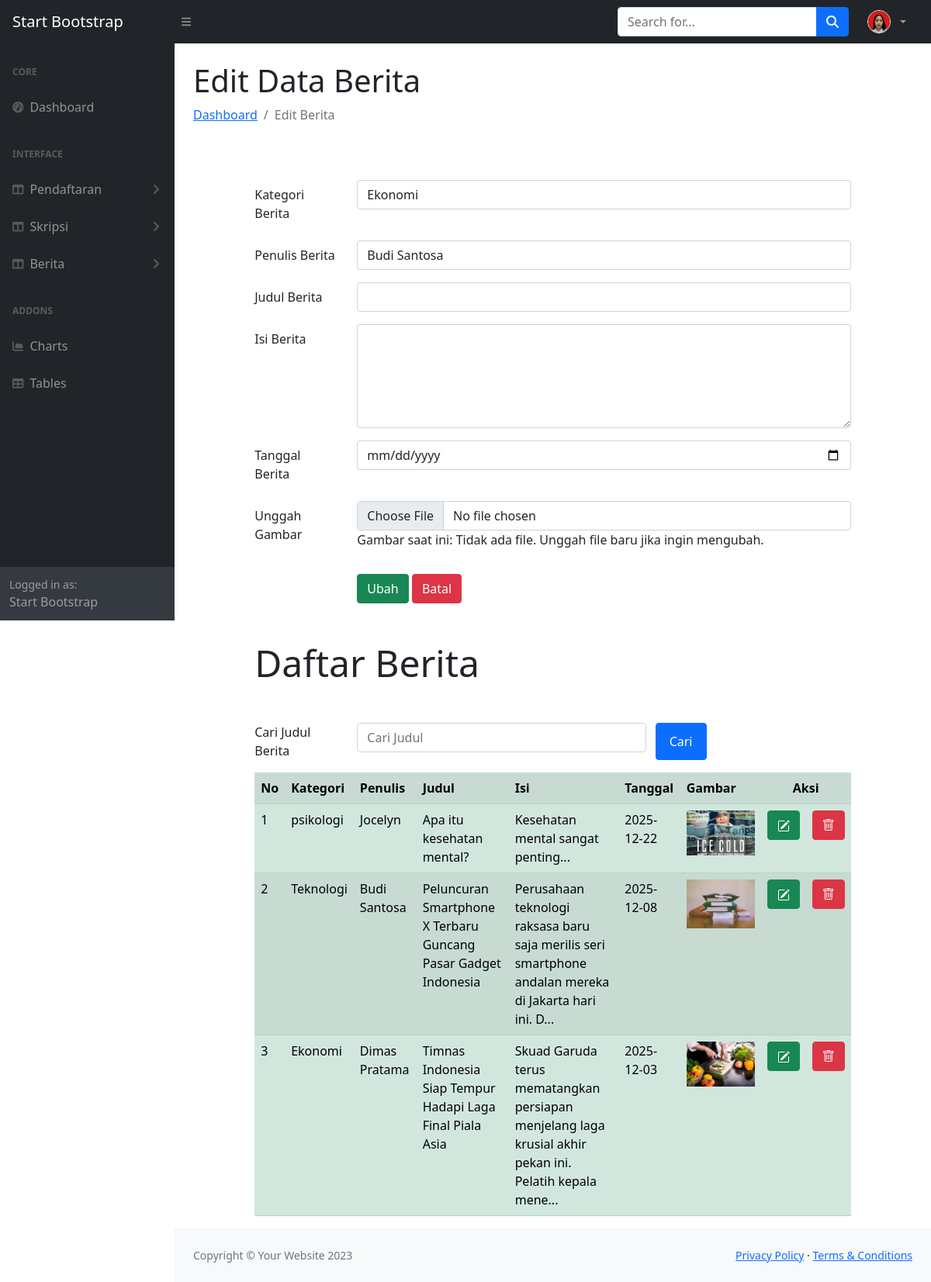
Screenshot of /admin/editberita.php (signed in) with the database file from the repository.
### tables this page shows
CREATE TABLE `berita` (
  `berita_ID` int(11) NOT NULL,
  `admin_ID` char(2) NOT NULL,
  `kategori_ID` char(4) NOT NULL,
  `penulis_ID` char(4) NOT NULL,
  `berita_JUDUL` varchar(255) NOT NULL,
  `berita_ISI` text NOT NULL,
  `berita_GAMBAR` text NOT NULL,
  `berita_TANGGAL` date NOT NULL
);

CREATE TABLE `kategori` (
  `kategori_ID` char(4) NOT NULL,
  `kategori_NAMA` char(30) NOT NULL,
  `kategori_KET` varchar(120) NOT NULL
);

CREATE TABLE `penulis` (
  `penulis_ID` char(4) NOT NULL,
  `penulis_NAMA` text NOT NULL,
  `penulis_EMAIL` text NOT NULL,
  `penulis_FOTO` text NOT NULL,
  `penulis_BIO` text NOT NULL
);

### admin/editberita.php (the view, shortened to what this page needs)
<!DOCTYPE html>
<html lang="en">
<head>
  <?php
  include "bagiankode/head.php";
  ?>
  <link rel="stylesheet" type="text/css" href="css/bootstrap.min.css">
  <link rel="stylesheet" href="https://cdnjs.cloudflare.com/ajax/libs/select2/4.0.9/css/select2.min.css">
  <link rel="stylesheet" type="text/css"
    href="https://cdnjs.cloudflare.com/ajax/libs/bootstrap-icons/1.13.1/font/bootstrap-icons.min.css">
</head>
<body class="sb-nav-fixed">
  <?php
  include "bagiankode/menunav.php";
  ?>
  <div id="layoutSidenav">
    <?php
    include "bagiankode/menu.php";
    ?>
    <div id="layoutSidenav_content">
      <main>
        <div class="container-fluid px-4">
          <h1 class="mt-4">Edit Data Berita</h1>
          <ol class="breadcrumb mb-4">
            <li class="breadcrumb-item"><a href="dashboard.php">Dashboard</a></li>
            <li class="breadcrumb-item active">Edit Berita</li>
          </ol>
          <?php
          include("includes/config.php");
          $berita_ID_to_edit = $_GET["ubahberita"];
          $edit = mysqli_query($conn, "SELECT * FROM berita WHERE berita_ID = '$berita_ID_to_edit'");
          $row_edit = mysqli_fetch_array($edit);
          if (isset($_POST["kirim"])) {
            $search = $_POST["search"];
            $query = mysqli_query($conn, "select berita.*, kategori.kategori_NAMA, penulis.penulis_NAMA from berita
                            left join kategori on berita.kategori_ID = kategori.kategori_ID
                            left join penulis on berita.penulis_ID = penulis.penulis_ID
                            where berita.berita_JUDUL LIKE '%" . $search . "%'
                            order by berita.berita_TANGGAL desc");
          } else {
            $query = mysqli_query($conn, "select berita.*, kategori.kategori_NAMA, penulis.penulis_NAMA from berita
                            left join kategori on berita.kategori_ID = kategori.kategori_ID
                            left join penulis on berita.penulis_ID = penulis.penulis_ID
                            order by berita.berita_TANGGAL desc");
          }
          $datakategori = mysqli_query($conn, "select * from kategori");
          $datapenulis = mysqli_query($conn, "select * from penulis");
          ?>
          <div class="row">
            <div class="col-1"></div>
            <div class="col-10">
              <form method="POST" enctype="multipart/form-data">
                <div class="row mb-3 mt-5">
                  <label for="kategoriID" class="col-sm-2 col-form-label">Kategori Berita</label>
                  <div class="col-sm-10">
                    <select class="form-control" id="kategoriID" name="kategoriID">
                      <?php
                      mysqli_data_seek($datakategori, 0);
                      while ($row = mysqli_fetch_array($datakategori)) {
                        $selected = ($row["kategori_ID"] == $row_edit['kategori_ID']) ? 'selected' : '';
                        ?>
                        <option value="<?php echo $row["kategori_ID"] ?>" <?php echo $selected ?>>
                          <?php echo $row["kategori_NAMA"] ?>
                        </option>
                        <?php
                      } ?>
                    </select>
                  </div>
                </div>
                <div class="row mb-3">
                  <label for="penulisID" class="col-sm-2 col-form-label">Penulis Berita</label>
                  <div class="col-sm-10">
                    <select class="form-control" id="penulisID" name="penulisID">
                      <?php
                      mysqli_data_seek($datapenulis, 0);
                      while ($row = mysqli_fetch_array($datapenulis)) {
                        $selected = ($row["penulis_ID"] == $row_edit['penulis_ID']) ? 'selected' : '';
                        ?>
                        <option value="<?php echo $row["penulis_ID"] ?>" <?php echo $selected ?>>
                          <?php echo $row["penulis_NAMA"] ?>
                        </option>
                        <?php
                      } ?>
                    </select>
                  </div>
                </div>
                <div class="row mb-3">
                  <label for="judulBERITA" class="col-sm-2 col-form-label">Judul Berita</label>
                  <div class="col-sm-10">
                    <input type="text" class="form-control" id="judulBERITA" name="judulBERITA"
                      value="<?php echo $row_edit['berita_JUDUL'] ?>">
                  </div>
                </div>
                <div class="row mb-3">
                  <label for="isiBERITA" class="col-sm-2 col-form-label">Isi Berita</label>
                  <div class="col-sm-10">
                    <textarea class="form-control" id="isiBERITA" name="isiBERITA"
                      rows="5"><?php echo $row_edit['berita_ISI'] ?></textarea>
                  </div>
                </div>
                <div class="row mb-3">
                  <label for="tglBERITA" class="col-sm-2 col-form-label">Tanggal Berita</label>
                  <div class="col-sm-10">
                    <input type="date" class="form-control" id="tglBERITA" name="tglBERITA"
                      value="<?php echo $row_edit['berita_TANGGAL'] ?>">
                  </div>
                </div>
                <div class="row mb-3">
                  <label for="beritaGAMBAR" class="col-sm-2 col-form-label">Unggah Gambar</label>
                  <div class="col-sm-10">
                    <input type="file" class="form-control" id="beritaGAMBAR" name="beritaGAMBAR">
                    <p class="help-block">Gambar saat ini:
                      <?php echo ($row_edit['berita_GAMBAR'] == '') ? 'Tidak ada file' : '<b>' . $row_edit['berita_GAMBAR'] . '</b>'; ?>.
                      Unggah file baru jika ingin mengubah.
                    </p>
                  </div>
                </div>
                <div class="form-group row">
                  <div class="col-2"></div>
                  <div class="col-10">
                    <input type="submit" class="btn btn-success" value="Ubah" name="Ubah">
                    <input type="reset" class="btn btn-danger" value="Batal" name="Batal">
                  </div>
                </div>
              </form>
            </div>
          </div>
          <div class="row">
            <div class="col-1"></div>
            <div class="col-10">
              <div class="jumbotron mt-5 mb-3">
                <h1 class="display-5">Daftar Berita</h1>
              </div>
              <form method="POST">
                <div class="form-group row mt-5 mb-3">
                  <label for="search" class="col-sm-2">Cari Judul Berita</label>
                  <div class="col-sm-6">
                    <input type="text" name="search" class="form-control" id="search" value="<?php if (isset($_POST["search"])) {
                      echo $_POST["search"];
                    } ?>" placeholder="Cari Judul">
                  </div>
                  <input type="submit" name="kirim" value="Cari" class="col-sm-1 btn btn-primary">
                </div>
              </form>
              <table class="table table-striped table-success">
                <tr class="info">
                  <th>No</th>
                  <th>Kategori</th>
                  <th>Penulis</th>
                  <th>Judul</th>
                  <th>Isi</th>
                  <th>Tanggal</th>
                  <th>Gambar</th>
                  <th colspan="2" style="text-align: center;">Aksi</th>
                </tr>
                <?php
                $nomor = 1;
                while ($row = mysqli_fetch_array($query)) { ?>
                  <tr class="danger">
                    <td><?php echo $nomor; ?></td>
                    <td><?php echo $row['kategori_NAMA']; ?></td>
                    <td><?php echo $row['penulis_NAMA']; ?></td>
                    <td><?php echo $row['berita_JUDUL']; ?></td>
                    <td><?php echo substr($row['berita_ISI'], 0, 100); ?>...</td>
                    <td><?php echo $row['berita_TANGGAL']; ?></td>
                    <td>
                      <?php if ($row['berita_GAMBAR'] == "") {
                        echo "<img src='images/beach.jpg' width='88'/>";
                      } else { ?>
                        <img src="images/<?php echo $row['berita_GAMBAR'] ?>" width="88" class="img-responsive" />
                      <?php } ?>
                    </td>
                    <td>
                      <a href="editberita.php?ubahberita=<?php echo $row["berita_ID"] ?>" class="btn btn-success"
                        title="EDIT">
                      </a>
                    </td>
                    <td>
                      <a href="hapusberita.php?hapusberita=<?php echo $row["berita_ID"] ?>" class="btn btn-danger"
                        title="HAPUS">
                        <i class="bi bi-trash"></i>
                      </a>
                    </td>
                  </tr>
                  <?php
                  $nomor++;
                } ?>
              </table>
            </div>
          </div>
        </div>
      </main>
      <?php
      include "bagiankode/footer.php";
      ?>
    </div>
  </div>
</body>
</html>

### admin/bagiankode/menunav.php (shortened to what this page needs)
<?php
include "includes/config.php";
if (isset($_SESSION['useremail'])) {
    $email_log = $_SESSION['useremail'];
    $admin_query = mysqli_query($conn, "SELECT admin_FOTO, admin_NAMA FROM admin WHERE admin_USER = '$email_log'");
    $admin_data = mysqli_fetch_array($admin_query);
    $foto_db = $admin_data['admin_FOTO'];
} else {
    $nama_admin = "Admin";
    $foto_db = "";
}
if (!empty($foto_db)) {
        $foto_tampil = 'images/' . $foto_db;
    }
?>
<nav class="sb-topnav navbar navbar-expand navbar-dark bg-dark">
  <a class="navbar-brand ps-3" href="dashboard.php">Start Bootstrap</a>
  <button class="btn btn-link btn-sm order-1 order-lg-0 me-4 me-lg-0" id="sidebarToggle" href="#!"><i class="fas fa-bars"></i></button>
  <form class="d-none d-md-inline-block form-inline ms-auto me-0 me-md-3 my-2 my-md-0">
    <div class="input-group">
      <input class="form-control" type="text" placeholder="Search for..." aria-label="Search for..." aria-describedby="btnNavbarSearch" />
      <button class="btn btn-primary" id="btnNavbarSearch" type="button"><i class="fas fa-search"></i></button>
    </div>
  </form>
  <ul class="navbar-nav ms-auto ms-md-0 me-3 me-lg-4">
    <li class="nav-item dropdown">
      <a class="nav-link dropdown-toggle" id="navbarDropdown" href="#" role="button" data-bs-toggle="dropdown" aria-expanded="false" style="display: flex; align-items: center;">
        <img src="<?php echo $foto_tampil; ?>"
             alt="Profile"
             class="rounded-circle"
             style="width: 30px; height: 30px; object-fit: cover; margin-right: 8px; border: 1px solid #fff;">
      </a>
    </li>
  </ul>
</nav>

### rows the page displays
berita: kategori_ID.kategori_NAMA "psikologi", penulis_ID.penulis_NAMA "Jocelyn", berita_JUDUL "Apa itu kesehatan mental?", berita_ISI "Kesehatan mental sangat penting", berita_TANGGAL "2025-12-22", berita_GAMBAR (picture)
berita: kategori_ID.kategori_NAMA "Teknologi", penulis_ID.penulis_NAMA "Budi Santosa", berita_JUDUL "Peluncuran Smartphone X Terbaru Guncang Pasar Gadget Indonesia", berita_ISI "Perusahaan teknologi raksasa baru saja merilis seri smartphone andalan mereka di Jakarta hari ini. D", berita_TANGGAL "2025-12-08", berita_GAMBAR (picture)
berita: kategori_ID.kategori_NAMA "Ekonomi", penulis_ID.penulis_NAMA "Dimas Pratama", berita_JUDUL "Timnas Indonesia Siap Tempur Hadapi Laga Final Piala Asia", berita_ISI "Skuad Garuda terus mematangkan persiapan menjelang laga krusial akhir pekan ini. Pelatih kepala mene", berita_TANGGAL "2025-12-03", berita_GAMBAR (picture)

### other values shown
form field kategoriID "Ekonomi"
form field penulisID "Budi Santosa"
